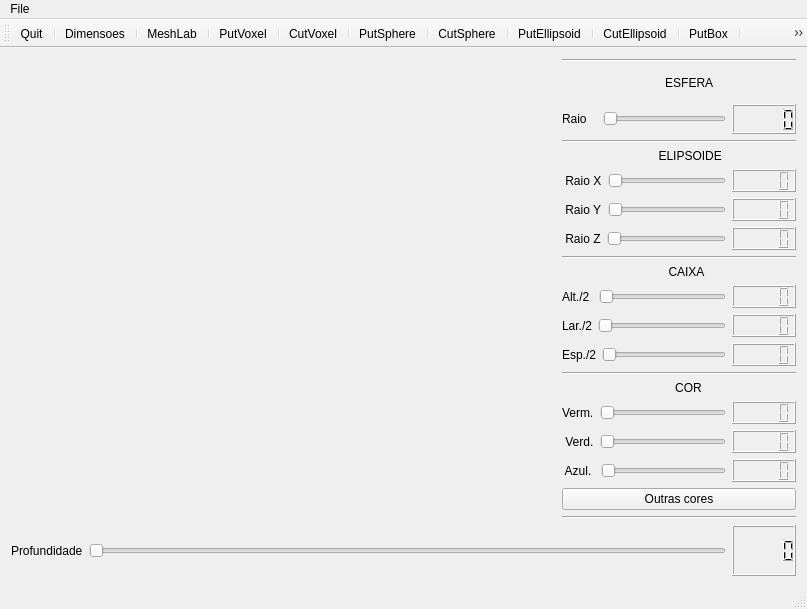
<?xml version="1.0" encoding="UTF-8"?>
<ui version="4.0">
 <class>MainWindow</class>
 <widget class="QMainWindow" name="MainWindow">
  <property name="geometry">
   <rect>
    <x>0</x>
    <y>0</y>
    <width>807</width>
    <height>609</height>
   </rect>
  </property>
  <property name="windowTitle">
   <string>MainWindow</string>
  </property>
  <widget class="QWidget" name="centralWidget">
   <layout class="QVBoxLayout" name="verticalLayout_7">
    <item>
     <layout class="QVBoxLayout" name="verticalLayout_6" stretch="90,10">
      <item>
       <layout class="QHBoxLayout" name="horizontalLayout_11" stretch="70,30">
        <item>
         <widget class="Plotter" name="widget" native="true"/>
        </item>
        <item>
         <layout class="QVBoxLayout" name="verticalLayout_5">
          <item>
           <widget class="Line" name="line_4">
            <property name="orientation">
             <enum>Qt::Horizontal</enum>
            </property>
           </widget>
          </item>
          <item>
           <layout class="QVBoxLayout" name="verticalLayout">
            <item>
             <widget class="QLabel" name="label_6">
              <property name="text">
               <string>                               ESFERA</string>
              </property>
             </widget>
            </item>
            <item>
             <layout class="QHBoxLayout" name="horizontalLayout">
              <item>
               <widget class="QLabel" name="label_5">
                <property name="text">
                 <string>Raio   </string>
                </property>
               </widget>
              </item>
              <item>
               <widget class="QSlider" name="horizontalSliderRaio">
                <property name="maximum">
                 <number>14</number>
                </property>
                <property name="orientation">
                 <enum>Qt::Horizontal</enum>
                </property>
               </widget>
              </item>
              <item>
               <widget class="QLCDNumber" name="lcdNumber_4"/>
              </item>
             </layout>
            </item>
           </layout>
          </item>
          <item>
           <widget class="Line" name="line_3">
            <property name="orientation">
             <enum>Qt::Horizontal</enum>
            </property>
           </widget>
          </item>
          <item>
           <layout class="QVBoxLayout" name="verticalLayout_2">
            <item>
             <widget class="QLabel" name="label_4">
              <property name="text">
               <string>                             ELIPSOIDE</string>
              </property>
             </widget>
            </item>
            <item>
             <layout class="QHBoxLayout" name="horizontalLayout_2">
              <item>
               <widget class="QLabel" name="label">
                <property name="text">
                 <string> Raio X</string>
                </property>
               </widget>
              </item>
              <item>
               <widget class="QSlider" name="horizontalSliderRaioY">
                <property name="maximum">
                 <number>14</number>
                </property>
                <property name="orientation">
                 <enum>Qt::Horizontal</enum>
                </property>
               </widget>
              </item>
              <item>
               <widget class="QLCDNumber" name="lcdNumber"/>
              </item>
             </layout>
            </item>
            <item>
             <layout class="QHBoxLayout" name="horizontalLayout_3">
              <item>
               <widget class="QLabel" name="label_2">
                <property name="text">
                 <string> Raio Y</string>
                </property>
               </widget>
              </item>
              <item>
               <widget class="QSlider" name="horizontalSliderRaioX">
                <property name="maximum">
                 <number>14</number>
                </property>
                <property name="orientation">
                 <enum>Qt::Horizontal</enum>
                </property>
               </widget>
              </item>
              <item>
               <widget class="QLCDNumber" name="lcdNumber_2"/>
              </item>
             </layout>
            </item>
            <item>
             <layout class="QHBoxLayout" name="horizontalLayout_4">
              <item>
               <widget class="QLabel" name="label_3">
                <property name="text">
                 <string> Raio Z</string>
                </property>
               </widget>
              </item>
              <item>
               <widget class="QSlider" name="horizontalSliderRaioZ">
                <property name="maximum">
                 <number>14</number>
                </property>
                <property name="orientation">
                 <enum>Qt::Horizontal</enum>
                </property>
               </widget>
              </item>
              <item>
               <widget class="QLCDNumber" name="lcdNumber_3"/>
              </item>
             </layout>
            </item>
           </layout>
          </item>
          <item>
           <widget class="Line" name="line_2">
            <property name="orientation">
             <enum>Qt::Horizontal</enum>
            </property>
           </widget>
          </item>
          <item>
           <layout class="QVBoxLayout" name="verticalLayout_3">
            <item>
             <widget class="QLabel" name="label_9">
              <property name="text">
               <string>                                CAIXA</string>
              </property>
             </widget>
            </item>
            <item>
             <layout class="QHBoxLayout" name="horizontalLayout_7">
              <item>
               <widget class="QLabel" name="label_7">
                <property name="text">
                 <string>Alt./2 </string>
                </property>
               </widget>
              </item>
              <item>
               <widget class="QSlider" name="horizontalSliderLarg">
                <property name="maximum">
                 <number>14</number>
                </property>
                <property name="orientation">
                 <enum>Qt::Horizontal</enum>
                </property>
               </widget>
              </item>
              <item>
               <widget class="QLCDNumber" name="lcdNumber_5"/>
              </item>
             </layout>
            </item>
            <item>
             <layout class="QHBoxLayout" name="horizontalLayout_6">
              <item>
               <widget class="QLabel" name="label_8">
                <property name="text">
                 <string>Lar./2</string>
                </property>
               </widget>
              </item>
              <item>
               <widget class="QSlider" name="horizontalSliderAlt">
                <property name="maximum">
                 <number>14</number>
                </property>
                <property name="orientation">
                 <enum>Qt::Horizontal</enum>
                </property>
               </widget>
              </item>
              <item>
               <widget class="QLCDNumber" name="lcdNumber_6"/>
              </item>
             </layout>
            </item>
            <item>
             <layout class="QHBoxLayout" name="horizontalLayout_5">
              <item>
               <widget class="QLabel" name="label_15">
                <property name="text">
                 <string>Esp./2</string>
                </property>
               </widget>
              </item>
              <item>
               <widget class="QSlider" name="horizontalSliderEsp">
                <property name="maximum">
                 <number>14</number>
                </property>
                <property name="orientation">
                 <enum>Qt::Horizontal</enum>
                </property>
               </widget>
              </item>
              <item>
               <widget class="QLCDNumber" name="lcdNumber_11"/>
              </item>
             </layout>
            </item>
           </layout>
          </item>
          <item>
           <layout class="QVBoxLayout" name="verticalLayout_4">
            <item>
             <widget class="Line" name="line">
              <property name="orientation">
               <enum>Qt::Horizontal</enum>
              </property>
             </widget>
            </item>
            <item>
             <widget class="QLabel" name="label_10">
              <property name="text">
               <string>                                  COR</string>
              </property>
             </widget>
            </item>
            <item>
             <layout class="QHBoxLayout" name="horizontalLayout_8">
              <item>
               <widget class="QLabel" name="label_11">
                <property name="text">
                 <string>Verm.</string>
                </property>
               </widget>
              </item>
              <item>
               <widget class="QSlider" name="horizontalSliderR">
                <property name="maximum">
                 <number>255</number>
                </property>
                <property name="orientation">
                 <enum>Qt::Horizontal</enum>
                </property>
               </widget>
              </item>
              <item>
               <widget class="QLCDNumber" name="lcdNumber_7"/>
              </item>
             </layout>
            </item>
            <item>
             <layout class="QHBoxLayout" name="horizontalLayout_9">
              <item>
               <widget class="QLabel" name="label_12">
                <property name="text">
                 <string> Verd.</string>
                </property>
               </widget>
              </item>
              <item>
               <widget class="QSlider" name="horizontalSliderG">
                <property name="maximum">
                 <number>255</number>
                </property>
                <property name="orientation">
                 <enum>Qt::Horizontal</enum>
                </property>
               </widget>
              </item>
              <item>
               <widget class="QLCDNumber" name="lcdNumber_8"/>
              </item>
             </layout>
            </item>
            <item>
             <layout class="QHBoxLayout" name="horizontalLayout_10">
              <item>
               <widget class="QLabel" name="label_13">
                <property name="text">
                 <string> Azul. </string>
                </property>
               </widget>
              </item>
              <item>
               <widget class="QSlider" name="horizontalSliderB">
                <property name="maximum">
                 <number>255</number>
                </property>
                <property name="orientation">
                 <enum>Qt::Horizontal</enum>
                </property>
               </widget>
              </item>
              <item>
               <widget class="QLCDNumber" name="lcdNumber_9"/>
              </item>
             </layout>
            </item>
            <item>
             <widget class="QPushButton" name="pushButtonCores">
              <property name="text">
               <string>Outras cores</string>
              </property>
             </widget>
            </item>
           </layout>
          </item>
          <item>
           <widget class="Line" name="line_5">
            <property name="orientation">
             <enum>Qt::Horizontal</enum>
            </property>
           </widget>
          </item>
         </layout>
        </item>
       </layout>
      </item>
      <item>
       <layout class="QHBoxLayout" name="horizontalLayout_12">
        <item>
         <widget class="QLabel" name="label_14">
          <property name="text">
           <string>Profundidade</string>
          </property>
         </widget>
        </item>
        <item>
         <widget class="QSlider" name="horizontalSliderProf">
          <property name="maximum">
           <number>29</number>
          </property>
          <property name="orientation">
           <enum>Qt::Horizontal</enum>
          </property>
         </widget>
        </item>
        <item>
         <widget class="QLCDNumber" name="lcdNumber_10"/>
        </item>
       </layout>
      </item>
     </layout>
    </item>
   </layout>
  </widget>
  <widget class="QMenuBar" name="menuBar">
   <property name="geometry">
    <rect>
     <x>0</x>
     <y>0</y>
     <width>807</width>
     <height>21</height>
    </rect>
   </property>
   <widget class="QMenu" name="menuFile">
    <property name="title">
     <string>File</string>
    </property>
    <addaction name="actionQuit"/>
    <addaction name="actionSave"/>
    <addaction name="actionNew"/>
   </widget>
   <addaction name="menuFile"/>
  </widget>
  <widget class="QToolBar" name="mainToolBar">
   <property name="toolButtonStyle">
    <enum>Qt::ToolButtonTextUnderIcon</enum>
   </property>
   <attribute name="toolBarArea">
    <enum>TopToolBarArea</enum>
   </attribute>
   <attribute name="toolBarBreak">
    <bool>false</bool>
   </attribute>
   <addaction name="actionQuit"/>
   <addaction name="separator"/>
   <addaction name="actionDimensoes"/>
   <addaction name="separator"/>
   <addaction name="actionMeshLab"/>
   <addaction name="separator"/>
   <addaction name="actionPutVoxel"/>
   <addaction name="separator"/>
   <addaction name="actionCutVoxel"/>
   <addaction name="separator"/>
   <addaction name="actionPutSphere"/>
   <addaction name="separator"/>
   <addaction name="actionCutSphere"/>
   <addaction name="separator"/>
   <addaction name="actionPutEllipsoid"/>
   <addaction name="separator"/>
   <addaction name="actionCutEllipsoid"/>
   <addaction name="separator"/>
   <addaction name="actionPutBox"/>
   <addaction name="separator"/>
   <addaction name="actionCutBox"/>
   <addaction name="separator"/>
  </widget>
  <widget class="QStatusBar" name="statusBar"/>
  <action name="actionQuit">
   <property name="icon">
    <iconset resource="resources.qrc">
     <normaloff>:/icons/Morreu</normaloff>:/icons/Morreu</iconset>
   </property>
   <property name="text">
    <string>Quit</string>
   </property>
   <property name="shortcut">
    <string>Ctrl+Q</string>
   </property>
  </action>
  <action name="actionDimensoes">
   <property name="text">
    <string>Dimensoes</string>
   </property>
   <property name="toolTip">
    <string>Dimensoes</string>
   </property>
  </action>
  <action name="actionPutSphere">
   <property name="icon">
    <iconset resource="resources.qrc">
     <normaloff>:/icons/resources/putsphere.svg</normaloff>:/icons/resources/putsphere.svg</iconset>
   </property>
   <property name="text">
    <string>PutSphere</string>
   </property>
  </action>
  <action name="actionCutSphere">
   <property name="icon">
    <iconset resource="resources.qrc">
     <normaloff>:/icons/resources/cutsphere.svg</normaloff>:/icons/resources/cutsphere.svg</iconset>
   </property>
   <property name="text">
    <string>CutSphere</string>
   </property>
  </action>
  <action name="actionPutVoxel">
   <property name="icon">
    <iconset resource="resources.qrc">
     <normaloff>:/icons/resources/putvoxel.svg</normaloff>:/icons/resources/putvoxel.svg</iconset>
   </property>
   <property name="text">
    <string>PutVoxel</string>
   </property>
  </action>
  <action name="actionCutVoxel">
   <property name="icon">
    <iconset resource="resources.qrc">
     <normaloff>:/icons/resources/cutvoxel.svg</normaloff>:/icons/resources/cutvoxel.svg</iconset>
   </property>
   <property name="text">
    <string>CutVoxel</string>
   </property>
  </action>
  <action name="actionPutBox">
   <property name="icon">
    <iconset resource="resources.qrc">
     <normaloff>:/icons/resources/putbox.svg</normaloff>:/icons/resources/putbox.svg</iconset>
   </property>
   <property name="text">
    <string>PutBox</string>
   </property>
  </action>
  <action name="actionCutBox">
   <property name="icon">
    <iconset resource="resources.qrc">
     <normaloff>:/icons/resources/cutbox.svg</normaloff>:/icons/resources/cutbox.svg</iconset>
   </property>
   <property name="text">
    <string>CutBox</string>
   </property>
  </action>
  <action name="actionPutEllipsoid">
   <property name="icon">
    <iconset resource="resources.qrc">
     <normaloff>:/icons/resources/putellipsoid.svg</normaloff>:/icons/resources/putellipsoid.svg</iconset>
   </property>
   <property name="text">
    <string>PutEllipsoid</string>
   </property>
  </action>
  <action name="actionCutEllipsoid">
   <property name="icon">
    <iconset resource="resources.qrc">
     <normaloff>:/icons/resources/cutellipsoid.svg</normaloff>:/icons/resources/cutellipsoid.svg</iconset>
   </property>
   <property name="text">
    <string>CutEllipsoid</string>
   </property>
  </action>
  <action name="actionSave">
   <property name="icon">
    <iconset resource="resources.qrc">
     <normaloff>:/icons/resources/salvar.svg</normaloff>:/icons/resources/salvar.svg</iconset>
   </property>
   <property name="text">
    <string>Save</string>
   </property>
   <property name="shortcut">
    <string>Ctrl+S</string>
   </property>
  </action>
  <action name="actionNew">
   <property name="icon">
    <iconset resource="resources.qrc">
     <normaloff>:/icons/resources/new.svg</normaloff>:/icons/resources/new.svg</iconset>
   </property>
   <property name="text">
    <string>New</string>
   </property>
   <property name="shortcut">
    <string>Ctrl+N</string>
   </property>
  </action>
  <action name="actionMeshLab">
   <property name="icon">
    <iconset resource="resources.qrc">
     <normaloff>:/icons/resources/meshlab.svg</normaloff>:/icons/resources/meshlab.svg</iconset>
   </property>
   <property name="text">
    <string>MeshLab</string>
   </property>
  </action>
 </widget>
 <layoutdefault spacing="6" margin="11"/>
 <customwidgets>
  <customwidget>
   <class>Plotter</class>
   <extends>QWidget</extends>
   <header>plotter.h</header>
   <container>1</container>
   <slots>
    <slot>mudaAmplitude(int)</slot>
   </slots>
  </customwidget>
 </customwidgets>
 <resources>
  <include location="resources.qrc"/>
 </resources>
 <connections>
  <connection>
   <sender>actionQuit</sender>
   <signal>triggered()</signal>
   <receiver>MainWindow</receiver>
   <slot>finaliza()</slot>
   <hints>
    <hint type="sourcelabel">
     <x>-1</x>
     <y>-1</y>
    </hint>
    <hint type="destinationlabel">
     <x>207</x>
     <y>152</y>
    </hint>
   </hints>
  </connection>
  <connection>
   <sender>horizontalSliderRaio</sender>
   <signal>valueChanged(int)</signal>
   <receiver>lcdNumber_4</receiver>
   <slot>display(int)</slot>
   <hints>
    <hint type="sourcelabel">
     <x>722</x>
     <y>135</y>
    </hint>
    <hint type="destinationlabel">
     <x>792</x>
     <y>136</y>
    </hint>
   </hints>
  </connection>
  <connection>
   <sender>horizontalSliderRaioY</sender>
   <signal>valueChanged(int)</signal>
   <receiver>lcdNumber</receiver>
   <slot>display(int)</slot>
   <hints>
    <hint type="sourcelabel">
     <x>646</x>
     <y>177</y>
    </hint>
    <hint type="destinationlabel">
     <x>792</x>
     <y>197</y>
    </hint>
   </hints>
  </connection>
  <connection>
   <sender>horizontalSliderRaioX</sender>
   <signal>valueChanged(int)</signal>
   <receiver>lcdNumber_2</receiver>
   <slot>display(int)</slot>
   <hints>
    <hint type="sourcelabel">
     <x>646</x>
     <y>206</y>
    </hint>
    <hint type="destinationlabel">
     <x>792</x>
     <y>228</y>
    </hint>
   </hints>
  </connection>
  <connection>
   <sender>horizontalSliderRaioZ</sender>
   <signal>valueChanged(int)</signal>
   <receiver>lcdNumber_3</receiver>
   <slot>display(int)</slot>
   <hints>
    <hint type="sourcelabel">
     <x>722</x>
     <y>258</y>
    </hint>
    <hint type="destinationlabel">
     <x>792</x>
     <y>259</y>
    </hint>
   </hints>
  </connection>
  <connection>
   <sender>horizontalSliderLarg</sender>
   <signal>valueChanged(int)</signal>
   <receiver>lcdNumber_5</receiver>
   <slot>display(int)</slot>
   <hints>
    <hint type="sourcelabel">
     <x>722</x>
     <y>319</y>
    </hint>
    <hint type="destinationlabel">
     <x>792</x>
     <y>320</y>
    </hint>
   </hints>
  </connection>
  <connection>
   <sender>horizontalSliderAlt</sender>
   <signal>valueChanged(int)</signal>
   <receiver>lcdNumber_6</receiver>
   <slot>display(int)</slot>
   <hints>
    <hint type="sourcelabel">
     <x>646</x>
     <y>329</y>
    </hint>
    <hint type="destinationlabel">
     <x>792</x>
     <y>351</y>
    </hint>
   </hints>
  </connection>
  <connection>
   <sender>horizontalSliderR</sender>
   <signal>valueChanged(int)</signal>
   <receiver>lcdNumber_7</receiver>
   <slot>display(int)</slot>
   <hints>
    <hint type="sourcelabel">
     <x>722</x>
     <y>442</y>
    </hint>
    <hint type="destinationlabel">
     <x>792</x>
     <y>443</y>
    </hint>
   </hints>
  </connection>
  <connection>
   <sender>horizontalSliderG</sender>
   <signal>valueChanged(int)</signal>
   <receiver>lcdNumber_8</receiver>
   <slot>display(int)</slot>
   <hints>
    <hint type="sourcelabel">
     <x>722</x>
     <y>473</y>
    </hint>
    <hint type="destinationlabel">
     <x>792</x>
     <y>474</y>
    </hint>
   </hints>
  </connection>
  <connection>
   <sender>horizontalSliderB</sender>
   <signal>valueChanged(int)</signal>
   <receiver>lcdNumber_9</receiver>
   <slot>display(int)</slot>
   <hints>
    <hint type="sourcelabel">
     <x>722</x>
     <y>504</y>
    </hint>
    <hint type="destinationlabel">
     <x>792</x>
     <y>505</y>
    </hint>
   </hints>
  </connection>
  <connection>
   <sender>horizontalSliderProf</sender>
   <signal>valueChanged(int)</signal>
   <receiver>lcdNumber_10</receiver>
   <slot>display(int)</slot>
   <hints>
    <hint type="sourcelabel">
     <x>241</x>
     <y>576</y>
    </hint>
    <hint type="destinationlabel">
     <x>795</x>
     <y>577</y>
    </hint>
   </hints>
  </connection>
  <connection>
   <sender>horizontalSliderEsp</sender>
   <signal>valueChanged(int)</signal>
   <receiver>lcdNumber_11</receiver>
   <slot>display(int)</slot>
   <hints>
    <hint type="sourcelabel">
     <x>722</x>
     <y>381</y>
    </hint>
    <hint type="destinationlabel">
     <x>792</x>
     <y>382</y>
    </hint>
   </hints>
  </connection>
 </connections>
 <slots>
  <slot>finaliza()</slot>
  <slot>copiaTexto()</slot>
 </slots>
</ui>
